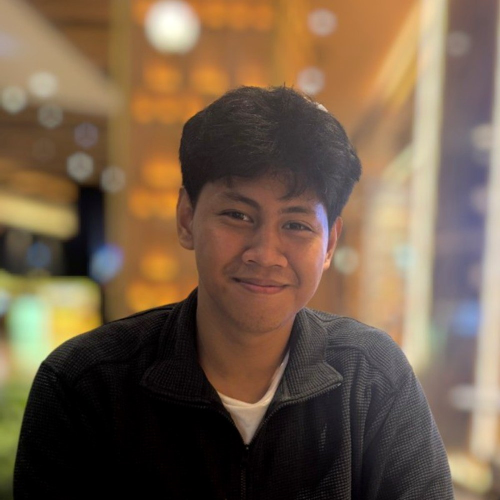
#> input picture assets/img/portrait-real.jpg, 1000 x 1000 px (shown at 1/2 size)
$ python -i build_polaroids.py   (imports and definitions only)
#> lines starting #> are read from the running program, lines starting #| are printed output that depends on the picture
#> further down, picture is the input picture: PIL image 1000x1000 RGB; mean R, G, B 116.1, 94.5, 73.6
"""Build the About-page polaroids: real <-> pixel pairs + static pixel cards.

Sources:
  assets/img/portrait-real.jpg / portrait-pixel.png
  C:\\Users\\radit\\Downloads\\mobil.jpeg            (Porsche museum photo)
  assets/img/generated2/{porsche-turbo,indy-dusk,mountains}.png
  assets/img/generated2/batman-pixel.png
  assets/img/generated/scene5-satellite.webp
  assets/img/logos/purdue.svg  (rasterised via headless Chromium)

Output: assets/img/polaroids/<slug>-real.webp + <slug>-pixel.webp (pairs)
        assets/img/polaroids/<slug>.webp                     (statics)
"""

import os

from PIL import Image, ImageEnhance
from playwright.sync_api import sync_playwright

ROOT = os.path.dirname(os.path.dirname(os.path.abspath(__file__)))
IMG = os.path.join(ROOT, "assets", "img")
OUT = os.path.join(IMG, "polaroids")
# [1 line not run here, left out]

W, H = 384, 480  # 4:5
GRID = 48
COLORS = 24


def cover(img, w=W, h=H):
    s = max(w / img.width, h / img.height)
    img = img.resize((round(img.width * s), round(img.height * s)), Image.LANCZOS)
    left = (img.width - w) // 2
    top = (img.height - h) // 3
    return img.crop((left, top, left + w, top + h))


def pixelate(img, grid=GRID, colors=COLORS):
#> called with grid = 48, colors = 24
    small = img.resize((grid, round(grid * img.height / img.width)), Image.LANCZOS)
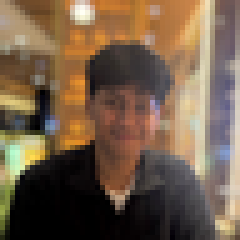
#> small: PIL image 48x48 RGB (shown 5 times larger); mean R, G, B 116.1, 94.5, 73.6
    small = ImageEnhance.Color(small).enhance(1.15)
    small = ImageEnhance.Contrast(small).enhance(1.05)
    q = small.quantize(colors=colors, method=Image.MEDIANCUT, dither=Image.NONE).convert("RGB")
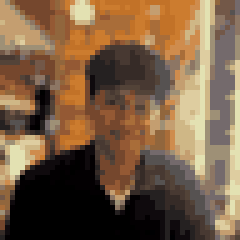
#> q: PIL image 48x48 RGB (shown 5 times larger); mean R, G, B 119.9, 92.9, 67.1
    return q.resize((img.width, img.height), Image.NEAREST)
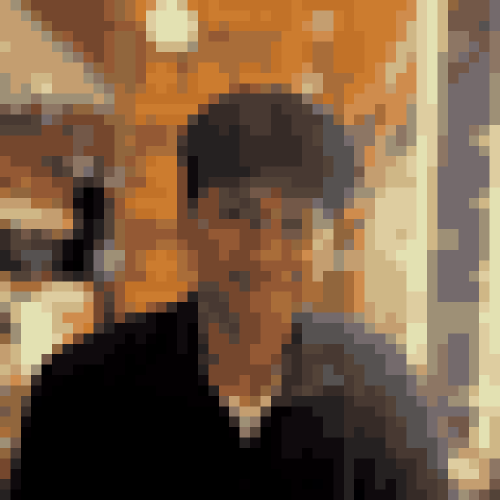
#> returned value: PIL image 1000x1000 RGB (shown at 1/2 size); mean R, G, B 119.9, 92.9, 67.1


def save(img, name):
    p = os.path.join(OUT, name)
    img.save(p, quality=92)
    return p


# --- rasterise the Purdue logo on white ---
svg = os.path.join(IMG, "logos", "purdue.svg").replace("\\", "/")
# [1 line that did not run here, left out]
# [18 lines not run here, left out]
# [1 line that did not run here, left out]
# [1 line that did not run here, left out]
# [1 line that did not run here, left out]
# match the same crop window proportionally
# [1 line that did not run here, left out]
# [1 line that did not run here, left out]
# [1 line that did not run here, left out]
# [1 line that did not run here, left out]
# [18 lines not run here, left out]
# [1 line that did not run here, left out]
# [10 lines not run here, left out]

>>> from PIL import Image
>>> picture = Image.open('../assets/img/portrait-real.jpg')
>>> result = pixelate(picture)
